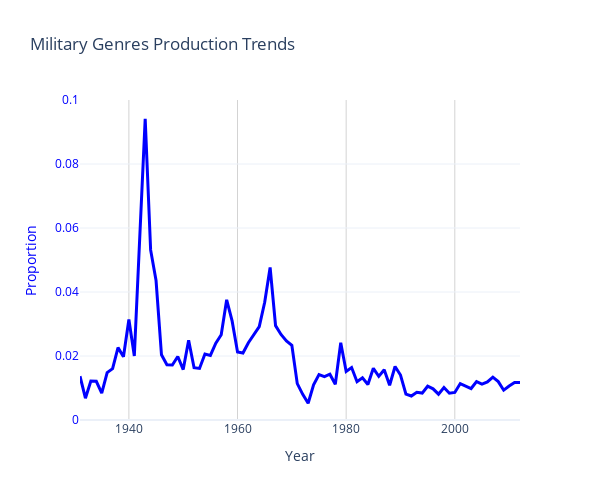
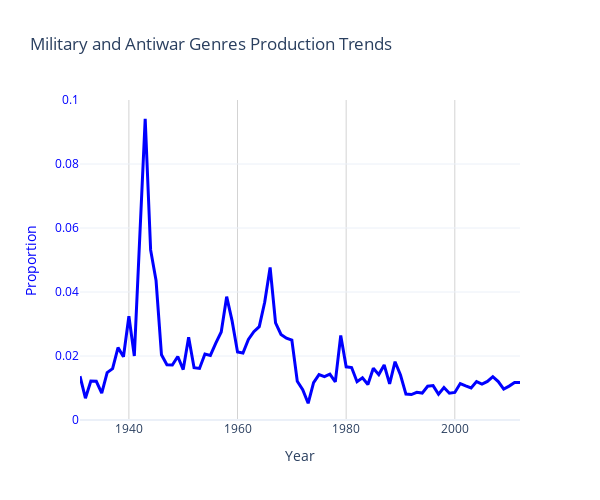
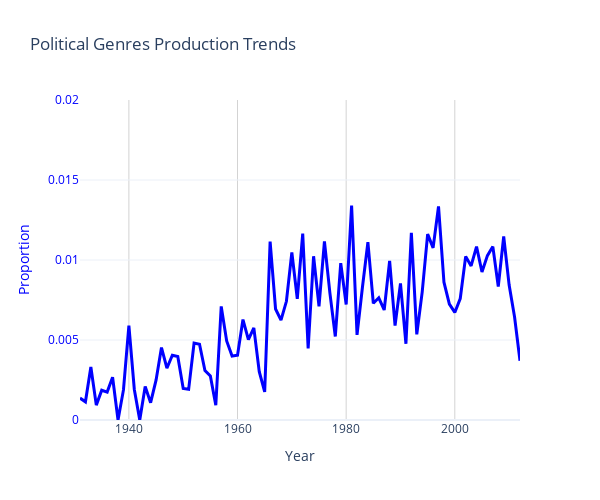
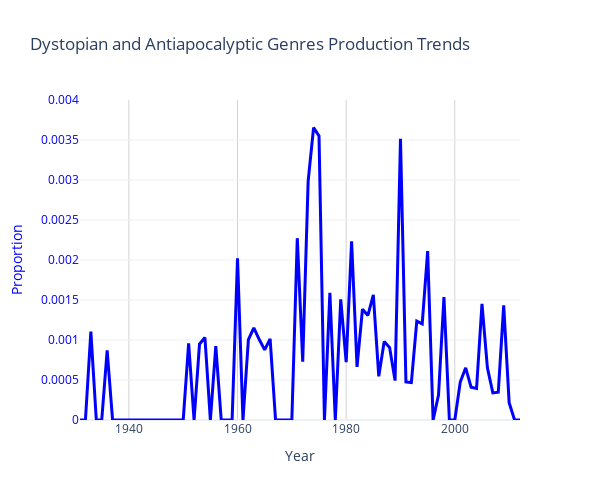

Here is the notebook cell these charts were saved with, in order:
### Code cell
'''
Function that calculates the number of ongoing wars for each year
'''
def wars_per_year():
    '''
    Calculate how many wars were ongoing each year.
    '''
    # Unifying the 2 rows for each war into one
    df_agg = df_wars.groupby(['WarName', 'StartYear', 'EndYear'], as_index=False)['BatDeath'].sum()
    min_year = df_agg['StartYear'].min()
    max_year = df_agg['EndYear'].max()

    all_years = range(min_year, max_year + 1)
    ongoing_counts = []
    
    for year in all_years:
        count = ((df_agg['StartYear'] <= year) & (df_agg['EndYear'] >= year)).sum()
        ongoing_counts.append(count)

    ongoing_df = pd.DataFrame({
        'Year': all_years,
        'Count': ongoing_counts
    })

    return ongoing_df

def inspect_peaks_events(genre_list, ylim, name, filename):
    '''
    For identified lists of genres sum up the releases of all genres for each year and plot vs. year. Plot the number of ongoing wars
    to make observations. Find the events for the peaks.
    
    Parameters:
    - genre_list: list of genres to analyze
    - ylim: y-axis limit for proportions
    - name: the name of the inspected list
    '''
    fig = go.Figure()

    peak_wars = []
    combined_data = pd.DataFrame()

    # Use the analyze_genre_wars function for all genres in the list and combine the data
    for genre in genre_list:
        genre_data = analyze_genre_wars(df_movies, df_wars, genre)  # Retrieve data
        
        # Combine data into a single DataFrame: Years as index, proportions as values
        temp_df = pd.DataFrame({'Year': genre_data[0], 'Proportion': genre_data[1]})
        if combined_data.empty:
            combined_data = temp_df
        else:
            combined_data = combined_data.merge(temp_df, on="Year", how="outer", suffixes=("", f"_{genre}"))

        peak_wars.append(genre_data[2][["War Name", "Peak Year"]])

    # Sum proportions across all genres for each year and replace Null values with 0
    combined_data = combined_data.fillna(0) 
    combined_data['Total Proportion'] = combined_data.drop(columns='Year').sum(axis=1)

    # Plot the summed proportions as a single line
    fig.add_trace(go.Scatter(
        x=combined_data['Year'], 
        y=combined_data['Total Proportion'], 
        mode='lines', 
        name=f"Total Proportion ({name})",
        line=dict(width=3, color='blue')
    ))

    # Calculate intersection of "War Names" across all genres in the list
    intersection = set(peak_wars[0]['War Name'])
    for genre_data in peak_wars[1:]:
        intersection = intersection.intersection(set(genre_data['War Name']))

    final_df = pd.DataFrame(list(intersection), columns=["War Name"])

    # Ongoing Wars. Calculate and add to the plot with a second y-axis
    # ongoing_wars_df = wars_per_year()
    # fig.add_trace(go.Scatter(
    #     x=ongoing_wars_df['Year'], 
    #     y=ongoing_wars_df['Count'],
    #     mode='lines+markers',
    #     name='Ongoing Wars',
    #     yaxis='y2',
    #     line=dict(color='purple', width=2, dash='dot'),
    #     marker=dict(size=5, color='purple')
    # ))

    # Update the layout
    fig.update_layout(
        title=f"{name} Production Trends",
        xaxis=dict(title="Year", gridcolor='lightgray'),
        yaxis=dict(title=f"Proportion", color='blue', range=[0, ylim]),
        # yaxis2=dict(
        #     title="Number of Ongoing Wars",
        #     overlaying='y',
        #     side='right',
        #     color='red',
        #     range=[0, 10]
        # ),
        legend=dict(
            x=1,
            y=1,
            xanchor='right',
            yanchor='top',
            bgcolor='rgba(255,255,255,0.8)',
            bordercolor="Black",
            borderwidth=1
        ),
        template="plotly_white",
        width=600,
        height=500
    )

    fig.show()
    fig.write_html(f"images/{filename}.html")
    # Print the intersected wars for inspection
    print(final_df)
    return final_df

military_events = inspect_peaks_events(military_genres, 0.1, "Military Genres", "trend_numwars_military")
mil_antiwar_peaks = inspect_peaks_events(military_and_antiwar, 0.1, "Military and Antiwar Genres", "trend_numwars_antiwarmilitary")
polit_peaks = inspect_peaks_events(reflecting_genres, 0.02, "Political Genres", "trend_numwars_political")
dystop_peaks = inspect_peaks_events(dystopian_genres, 0.004, "Dystopian and Antiapocalyptic Genres", "trend_numwars_dystopian")

### Figure 1 — Plotly figure (JSON) as saved in the notebook; plotly's stock layout.template omitted (floating-point values rounded to 4 significant figures)
{"data": [{"line": {"color": "blue", "width": 3}, "mode": "lines", "name": "Total Proportion (Military Genres)", "type": "scatter", "x": [1931, 1932, 1933, 1934, 1935, 1936, 1937, 1938, 1939, 1940, 1941, 1942, 1943, 1944, 1945, 1946, 1947, 1948, 1949, 1950, 1951, 1952, 1953, 1954, 1955, 1956, 1957, 1958, 1959, 1960, 1961, 1962, 1963, 1964, 1965, 1966, 1967, 1968, 1969, 1970, 1971, 1972, 1973, 1974, 1975, 1976, 1977, 1978, 1979, 1980, 1981, 1982, 1983, 1984, 1985, 1986, 1987, 1988, 1989, 1990, 1991, 1992, 1993, 1994, 1995, 1996, 1997, 1998, 1999, 2000, 2001, 2002, 2003, 2004, 2005, 2006, 2007, 2008, 2009, 2010, 2011, 2012], "y": [0.01368, 0.00681, 0.01214, 0.01209, 0.008364, 0.01481, 0.01603, 0.02262, 0.01976, 0.03143, 0.02002, 0.05751, 0.09414, 0.05315, 0.04359, 0.02036, 0.01726, 0.01719, 0.01984, 0.01576, 0.0249, 0.01635, 0.01611, 0.02062, 0.02016, 0.02401, 0.02662, 0.03755, 0.03097, 0.02123, 0.02092, 0.02414, 0.02647, 0.02918, 0.03681, 0.04767, 0.02949, 0.02674, 0.02473, 0.02335, 0.01136, 0.008012, 0.005224, 0.01096, 0.0142, 0.01356, 0.01431, 0.01119, 0.02413, 0.01516, 0.01638, 0.01196, 0.01316, 0.01111, 0.01615, 0.01364, 0.01572, 0.01085, 0.01673, 0.01406, 0.008099, 0.007491, 0.008649, 0.00841, 0.01056, 0.009748, 0.00807, 0.01015, 0.008359, 0.008604, 0.01139, 0.01066, 0.009832, 0.01201, 0.01124, 0.0119, 0.01338, 0.012, 0.009319, 0.01059, 0.0117, 0.01172]}], "layout": {"height": 500, "legend": {"bgcolor": "rgba(255,255,255,0.8)", "bordercolor": "Black", "borderwidth": 1, "x": 1, "xanchor": "right", "y": 1, "yanchor": "top"}, "title": {"text": "Military Genres Production Trends"}, "width": 600, "xaxis": {"gridcolor": "lightgray", "title": {"text": "Year"}}, "yaxis": {"color": "blue", "range": [0, 0.1], "title": {"text": "Proportion"}}}}

### Figure 2 — Plotly figure (JSON) as saved in the notebook; plotly's stock layout.template omitted (floating-point values rounded to 4 significant figures)
{"data": [{"line": {"color": "blue", "width": 3}, "mode": "lines", "name": "Total Proportion (Military and Antiwar Genres)", "type": "scatter", "x": [1931, 1932, 1933, 1934, 1935, 1936, 1937, 1938, 1939, 1940, 1941, 1942, 1943, 1944, 1945, 1946, 1947, 1948, 1949, 1950, 1951, 1952, 1953, 1954, 1955, 1956, 1957, 1958, 1959, 1960, 1961, 1962, 1963, 1964, 1965, 1966, 1967, 1968, 1969, 1970, 1971, 1972, 1973, 1974, 1975, 1976, 1977, 1978, 1979, 1980, 1981, 1982, 1983, 1984, 1985, 1986, 1987, 1988, 1989, 1990, 1991, 1992, 1993, 1994, 1995, 1996, 1997, 1998, 1999, 2000, 2001, 2002, 2003, 2004, 2005, 2006, 2007, 2008, 2009, 2010, 2011, 2012], "y": [0.01368, 0.00681, 0.01214, 0.01209, 0.008364, 0.01481, 0.01603, 0.02262, 0.01976, 0.03242, 0.02002, 0.05751, 0.09414, 0.05315, 0.04359, 0.02036, 0.01726, 0.01719, 0.01984, 0.01576, 0.02586, 0.01635, 0.01611, 0.02062, 0.02016, 0.02401, 0.02751, 0.03854, 0.03097, 0.02123, 0.02092, 0.02515, 0.02762, 0.02918, 0.03681, 0.04767, 0.03036, 0.02674, 0.02556, 0.02496, 0.01212, 0.009468, 0.005224, 0.0117, 0.0142, 0.01356, 0.01431, 0.01193, 0.0264, 0.01661, 0.01638, 0.01196, 0.01316, 0.01111, 0.01615, 0.01418, 0.01719, 0.01131, 0.01821, 0.01406, 0.008099, 0.007959, 0.008649, 0.00841, 0.01056, 0.01076, 0.00807, 0.01015, 0.008359, 0.008604, 0.01139, 0.01066, 0.01004, 0.01201, 0.01124, 0.01207, 0.01355, 0.012, 0.009677, 0.01059, 0.0117, 0.01172]}], "layout": {"height": 500, "legend": {"bgcolor": "rgba(255,255,255,0.8)", "bordercolor": "Black", "borderwidth": 1, "x": 1, "xanchor": "right", "y": 1, "yanchor": "top"}, "title": {"text": "Military and Antiwar Genres Production Trends"}, "width": 600, "xaxis": {"gridcolor": "lightgray", "title": {"text": "Year"}}, "yaxis": {"color": "blue", "range": [0, 0.1], "title": {"text": "Proportion"}}}}

### Figure 3 — Plotly figure (JSON) as saved in the notebook; plotly's stock layout.template omitted (floating-point values rounded to 4 significant figures)
{"data": [{"line": {"color": "blue", "width": 3}, "mode": "lines", "name": "Total Proportion (Political Genres)", "type": "scatter", "x": [1931, 1932, 1933, 1934, 1935, 1936, 1937, 1938, 1939, 1940, 1941, 1942, 1943, 1944, 1945, 1946, 1947, 1948, 1949, 1950, 1951, 1952, 1953, 1954, 1955, 1956, 1957, 1958, 1959, 1960, 1961, 1962, 1963, 1964, 1965, 1966, 1967, 1968, 1969, 1970, 1971, 1972, 1973, 1974, 1975, 1976, 1977, 1978, 1979, 1980, 1981, 1982, 1983, 1984, 1985, 1986, 1987, 1988, 1989, 1990, 1991, 1992, 1993, 1994, 1995, 1996, 1997, 1998, 1999, 2000, 2001, 2002, 2003, 2004, 2005, 2006, 2007, 2008, 2009, 2010, 2011, 2012], "y": [0.001368, 0.001135, 0.003311, 0.0009302, 0.001859, 0.001742, 0.002671, 0, 0.001881, 0.005894, 0.001907, 0, 0.002092, 0.001085, 0.002491, 0.004525, 0.003236, 0.004044, 0.003968, 0.00197, 0.001916, 0.004808, 0.004739, 0.003093, 0.00275, 0.0009234, 0.007098, 0.004941, 0.003996, 0.004044, 0.006276, 0.00503, 0.005754, 0.003018, 0.001753, 0.01116, 0.006938, 0.006239, 0.00742, 0.01047, 0.007576, 0.01165, 0.004478, 0.01023, 0.007098, 0.01116, 0.007949, 0.00522, 0.009804, 0.00722, 0.0134, 0.005316, 0.00831, 0.01111, 0.007295, 0.007638, 0.006876, 0.00995, 0.005906, 0.008538, 0.004764, 0.0117, 0.005354, 0.00801, 0.01162, 0.01076, 0.01335, 0.008613, 0.007244, 0.006722, 0.007592, 0.01023, 0.009627, 0.01083, 0.009248, 0.01027, 0.01084, 0.008345, 0.01147, 0.008432, 0.006433, 0.003701]}], "layout": {"height": 500, "legend": {"bgcolor": "rgba(255,255,255,0.8)", "bordercolor": "Black", "borderwidth": 1, "x": 1, "xanchor": "right", "y": 1, "yanchor": "top"}, "title": {"text": "Political Genres Production Trends"}, "width": 600, "xaxis": {"gridcolor": "lightgray", "title": {"text": "Year"}}, "yaxis": {"color": "blue", "range": [0, 0.02], "title": {"text": "Proportion"}}}}

### Figure 4 — Plotly figure (JSON) as saved in the notebook; plotly's stock layout.template omitted (floating-point values rounded to 4 significant figures)
{"data": [{"line": {"color": "blue", "width": 3}, "mode": "lines", "name": "Total Proportion (Dystopian and Antiapocalyptic Genres)", "type": "scatter", "x": [1931, 1932, 1933, 1934, 1935, 1936, 1937, 1938, 1939, 1940, 1941, 1942, 1943, 1944, 1945, 1946, 1947, 1948, 1949, 1950, 1951, 1952, 1953, 1954, 1955, 1956, 1957, 1958, 1959, 1960, 1961, 1962, 1963, 1964, 1965, 1966, 1967, 1968, 1969, 1970, 1971, 1972, 1973, 1974, 1975, 1976, 1977, 1978, 1979, 1980, 1981, 1982, 1983, 1984, 1985, 1986, 1987, 1988, 1989, 1990, 1991, 1992, 1993, 1994, 1995, 1996, 1997, 1998, 1999, 2000, 2001, 2002, 2003, 2004, 2005, 2006, 2007, 2008, 2009, 2010, 2011, 2012], "y": [0, 0, 0.001104, 0, 0, 0.0008711, 0, 0, 0, 0, 0, 0, 0, 0, 0, 0, 0, 0, 0, 0, 0.0009579, 0, 0.0009479, 0.001031, 0, 0.0009234, 0, 0, 0, 0.002022, 0, 0.001006, 0.001151, 0.001006, 0.0008764, 0.001014, 0, 0, 0, 0, 0.002273, 0.0007283, 0.002985, 0.003655, 0.003549, 0, 0.00159, 0, 0.001508, 0.000722, 0.002234, 0.0006645, 0.001385, 0.001307, 0.001563, 0.0005456, 0.0009823, 0.0009046, 0.0004921, 0.003516, 0.0004764, 0.0004682, 0.001236, 0.001201, 0.002113, 0, 0.0003104, 0.001538, 0, 0, 0.0004745, 0.0006527, 0.0004097, 0.0003939, 0.001451, 0.0006522, 0.0003387, 0.0003477, 0.001434, 0.0002162, 0, 0]}], "layout": {"height": 500, "legend": {"bgcolor": "rgba(255,255,255,0.8)", "bordercolor": "Black", "borderwidth": 1, "x": 1, "xanchor": "right", "y": 1, "yanchor": "top"}, "title": {"text": "Dystopian and Antiapocalyptic Genres Production Trends"}, "width": 600, "xaxis": {"gridcolor": "lightgray", "title": {"text": "Year"}}, "yaxis": {"color": "blue", "range": [0, 0.004], "title": {"text": "Proportion"}}}}
